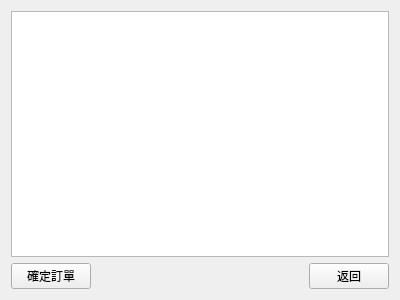
<?xml version="1.0" encoding="UTF-8"?>
<ui version="4.0">
 <class>SingleOrderForm</class>
 <widget class="QWidget" name="SingleOrderForm">
  <property name="geometry">
   <rect>
    <x>0</x>
    <y>0</y>
    <width>400</width>
    <height>300</height>
   </rect>
  </property>
  <property name="windowTitle">
   <string>Form</string>
  </property>
  <layout class="QVBoxLayout" name="verticalLayout">
   <item>
    <widget class="QTableView" name="tableView"/>
   </item>
   <item>
    <layout class="QHBoxLayout" name="horizontalLayout_2">
     <item>
      <widget class="QPushButton" name="pushButton">
       <property name="text">
        <string>確定訂單</string>
       </property>
      </widget>
     </item>
     <item>
      <spacer name="horizontalSpacer_2">
       <property name="orientation">
        <enum>Qt::Horizontal</enum>
       </property>
       <property name="sizeHint" stdset="0">
        <size>
         <width>40</width>
         <height>20</height>
        </size>
       </property>
      </spacer>
     </item>
     <item>
      <widget class="QPushButton" name="pushButton_2">
       <property name="text">
        <string>返回</string>
       </property>
      </widget>
     </item>
    </layout>
   </item>
  </layout>
 </widget>
 <resources/>
 <connections/>
</ui>
